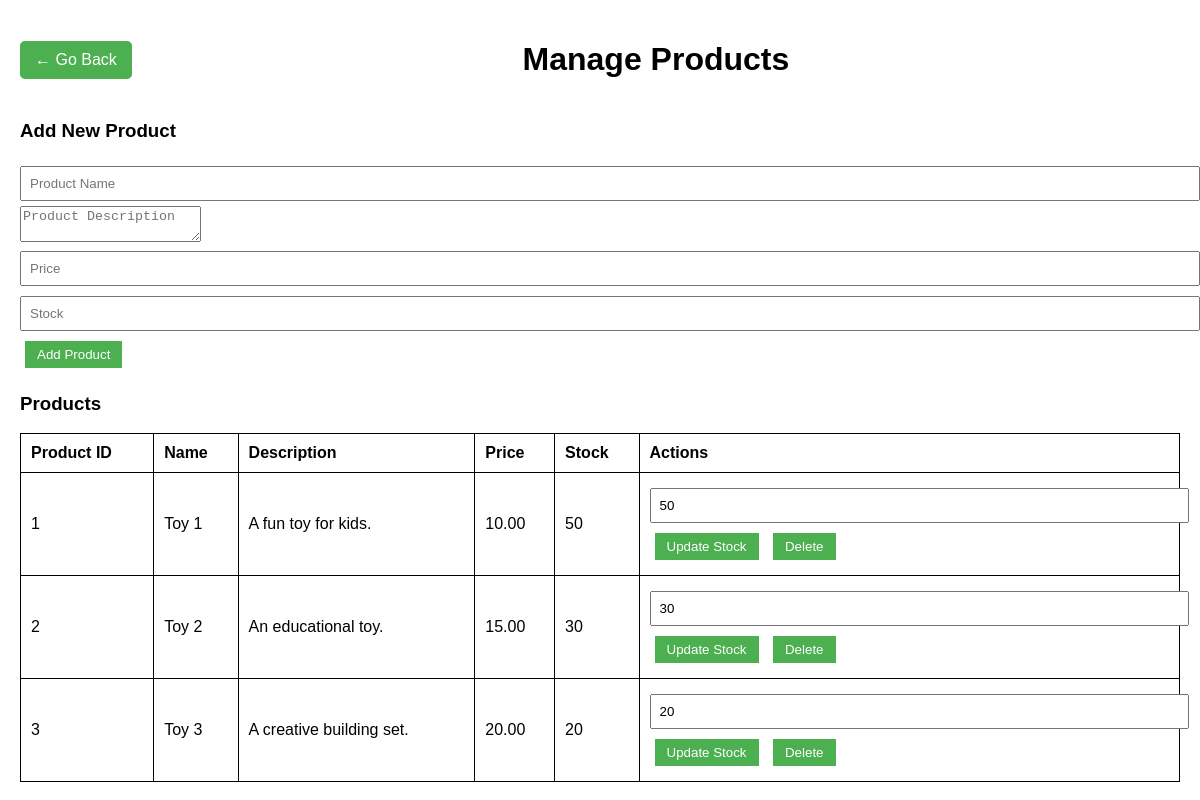
/products.php, run on the app's committed database.
### tables this page shows
CREATE TABLE `products` (
  `product_id` int(11) NOT NULL,
  `name` varchar(100) NOT NULL,
  `description` text DEFAULT NULL,
  `price` decimal(10,2) NOT NULL,
  `stock` int(11) NOT NULL,
  `created_at` timestamp NOT NULL DEFAULT current_timestamp()
);

### products.php (the view, shortened to what this page needs)
<?php
include('db_connection.php');
$products = $conn->query("SELECT * FROM products");
?>
<!DOCTYPE html>
<html lang="en">
<head>
    <link rel="stylesheet" href="styles.css">
</head>
<body>
<div class="header">
    <a href="admin_dashboard.php" class="go-back-button">&#8592; Go Back</a>
    <h1>Manage Products</h1>
</div>
    <form method="POST">
        <h3>Add New Product</h3>
        <input type="text" name="name" placeholder="Product Name" required>
        <textarea name="description" placeholder="Product Description"></textarea>
        <input type="number" step="0.01" name="price" placeholder="Price" required>
        <input type="number" name="stock" placeholder="Stock" required>
        <button type="submit" name="add_product">Add Product</button>
    </form>
    <h3>Products</h3>
    <table>
        <thead>
            <tr>
                <th>Product ID</th>
                <th>Name</th>
                <th>Description</th>
                <th>Price</th>
                <th>Stock</th>
                <th>Actions</th>
            </tr>
        </thead>
        <tbody>
            <?php while ($product = $products->fetch_assoc()): ?>
                <tr>
                    <td><?php echo $product['product_id']; ?></td>
                    <td><?php echo $product['name']; ?></td>
                    <td><?php echo $product['description']; ?></td>
                    <td><?php echo $product['price']; ?></td>
                    <td><?php echo $product['stock']; ?></td>
                    <td>
                        <form method="POST" style="display:inline;">
                            <input type="number" name="stock" value="<?php echo $product['stock']; ?>">
                            <button type="submit" name="update_product">Update Stock</button>
                        </form>
                        <form method="POST" style="display:inline;">
                            <button type="submit" name="delete_product">Delete</button>
                        </form>
                    </td>
                </tr>
            <?php endwhile; ?>
        </tbody>
    </table>
</body>
</html>

### styles.css (style rules this page uses)
body { font-family: Arial, sans-serif; margin: 20px; }
h1 { text-align: center; }
form { margin-bottom: 20px; }
input, select { padding: 8px; margin: 5px 0; width: 100%; }
button { padding: 10px; background-color: #4CAF50; color: white; border: none; cursor: pointer; }
table { width: 100%; border-collapse: collapse; }
table, th, td { border: 1px solid black; }
th, td { padding: 10px; text-align: left; }
button[type="submit"] { padding: 6px 12px; margin: 5px; }
.header { display: flex; justify-content: space-between; align-items: center; margin-bottom: 20px; }
.header h1 { flex-grow: 1; text-align: center; }
.go-back-button { font-size: 16px; text-decoration: none; color: #fff; background-color: #4CAF50; padding: 10px 15px; border-radius: 5px; transition: background-color 0.3s ease; }

### data on the page
products: product_id "1", name "Toy 1", description "A fun toy for kids.", price "10.00", stock "50"
products: product_id "2", name "Toy 2", description "An educational toy.", price "15.00", stock "30"
products: product_id "3", name "Toy 3", description "A creative building set.", price "20.00", stock "20"
